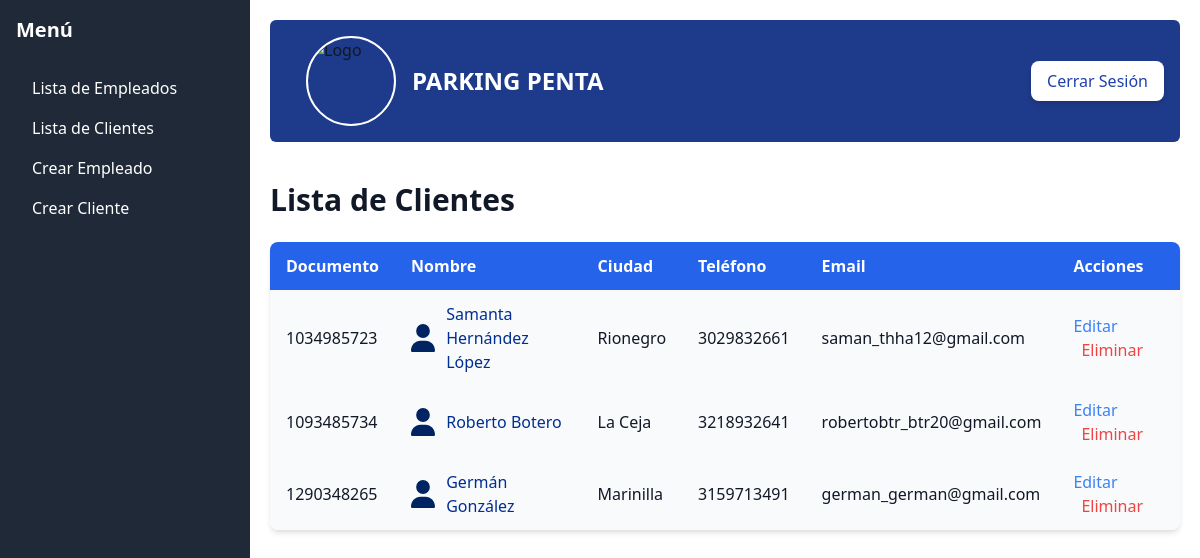
Screenshot of /view/empleados/empleado.php (signed in) with the database file from the repository.
### tables this page shows
CREATE TABLE `clientes` (
  `id_cliente` int(11) NOT NULL,
  `documento` int(11) NOT NULL,
  `nombre` varchar(30) NOT NULL,
  `ciudad` varchar(30) NOT NULL,
  `direccion` varchar(60) NOT NULL,
  `telefono` varchar(20) NOT NULL,
  `email` varchar(60) NOT NULL,
  `deshabilitado` tinyint(4) NOT NULL DEFAULT 0
);

### controllers/customer_controller.php (called while the page is built, shortened)
<?php
require_once('../../models/customer_model.php');
class CustomerController {
    private $model;
    public function __construct() {
        $this->model = new CustomerModel();
    }
    public function showAll_customers() {
        return $this->model->getAll_customers();
    }
}
?>

### models/customer_model.php (called while the page is built, shortened)
<?php
class CustomerModel {
    private $connection;
    public function __construct() {
        $this->connection = mysqli_connect('localhost', 'root', '', 'dbpenta');
    }
    public function getAll_customers() {
        return mysqli_execute_query($this->connection, 'SELECT * FROM clientes WHERE deshabilitado = ?', [0]);
    }
}
?>

### view/empleados/lista_clientes.php (the view, shortened to what this page needs)
<?php
$controller = new CustomerController();
$employees = $controller->showAll_customers();
while ($employee = mysqli_fetch_assoc($employees)) {
    echo "<tr id='row-{$employee['documento']}'>";
    echo "<td class='py-3 px-4'>{$employee['documento']}</td>";
    echo "<td class='py-3 px-4'><a class='customer' href='cliente_info.php?id_cliente={$employee['id_cliente']}'><img src='../../images/user-regular.svg' alt='user' style='width: 1.5em' />{$employee['nombre']}</a></td>";
    echo "<td class='py-3 px-4'>{$employee['ciudad']}</td>";
    echo "<td class='py-3 px-4'>{$employee['telefono']}</td>";
    echo "<td class='py-3 px-4'>{$employee['email']}</td>";
    echo "<td class='py-3 px-4'>
            <a href='edit_cliente.php?id_cliente={$employee['id_cliente']}' class='text-blue-500 hover:underline'>Editar</a>
            <a href='#' class='text-red-500 hover:underline ml-2' onclick='deleteEmployee(\"{$employee['documento']}\")'>Eliminar</a>
          </td>";
    echo "</tr>";
}
?>

### styles/admin.css (style rules this page uses)
* { margin: 0; padding: 0; box-sizing: border-box; }
body { display: flex; min-height: 100vh; flex-direction: row; }
table tbody tr td .customer { display: flex; align-items: center; gap: 0.7em; color: #002e92; }

### rows the page displays
clientes: documento "1034985723", nombre "Samanta Hernández López", ciudad "Rionegro", telefono "3029832661", email "saman_thha12@gmail.com"
clientes: documento "1093485734", nombre "Roberto Botero", ciudad "La Ceja", telefono "3218932641", email "robertobtr_btr20@gmail.com"
clientes: documento "1290348265", nombre "Germán González", ciudad "Marinilla", telefono "3159713491", email "german_german@gmail.com"
